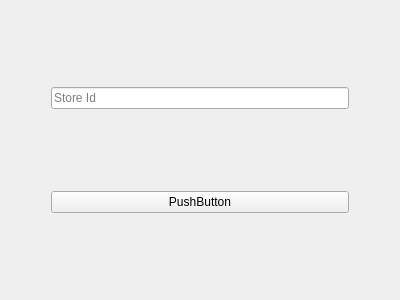
<?xml version="1.0" encoding="UTF-8"?>
<ui version="4.0">
 <class>deletestore_window</class>
 <widget class="QWidget" name="deletestore_window">
  <property name="geometry">
   <rect>
    <x>0</x>
    <y>0</y>
    <width>400</width>
    <height>300</height>
   </rect>
  </property>
  <property name="windowTitle">
   <string>Form</string>
  </property>
  <layout class="QGridLayout" name="gridLayout">
   <item row="1" column="1">
    <widget class="QPushButton" name="pushButton">
     <property name="text">
      <string>PushButton</string>
     </property>
    </widget>
   </item>
   <item row="0" column="0">
    <spacer name="horizontalSpacer">
     <property name="orientation">
      <enum>Qt::Horizontal</enum>
     </property>
     <property name="sizeType">
      <enum>QSizePolicy::Fixed</enum>
     </property>
     <property name="sizeHint" stdset="0">
      <size>
       <width>40</width>
       <height>20</height>
      </size>
     </property>
    </spacer>
   </item>
   <item row="0" column="2">
    <spacer name="horizontalSpacer_2">
     <property name="orientation">
      <enum>Qt::Horizontal</enum>
     </property>
     <property name="sizeType">
      <enum>QSizePolicy::Fixed</enum>
     </property>
     <property name="sizeHint" stdset="0">
      <size>
       <width>40</width>
       <height>20</height>
      </size>
     </property>
    </spacer>
   </item>
   <item row="0" column="1">
    <widget class="QLineEdit" name="lineEdit">
     <property name="placeholderText">
      <string>Store Id</string>
     </property>
    </widget>
   </item>
  </layout>
 </widget>
 <resources/>
 <connections/>
</ui>
